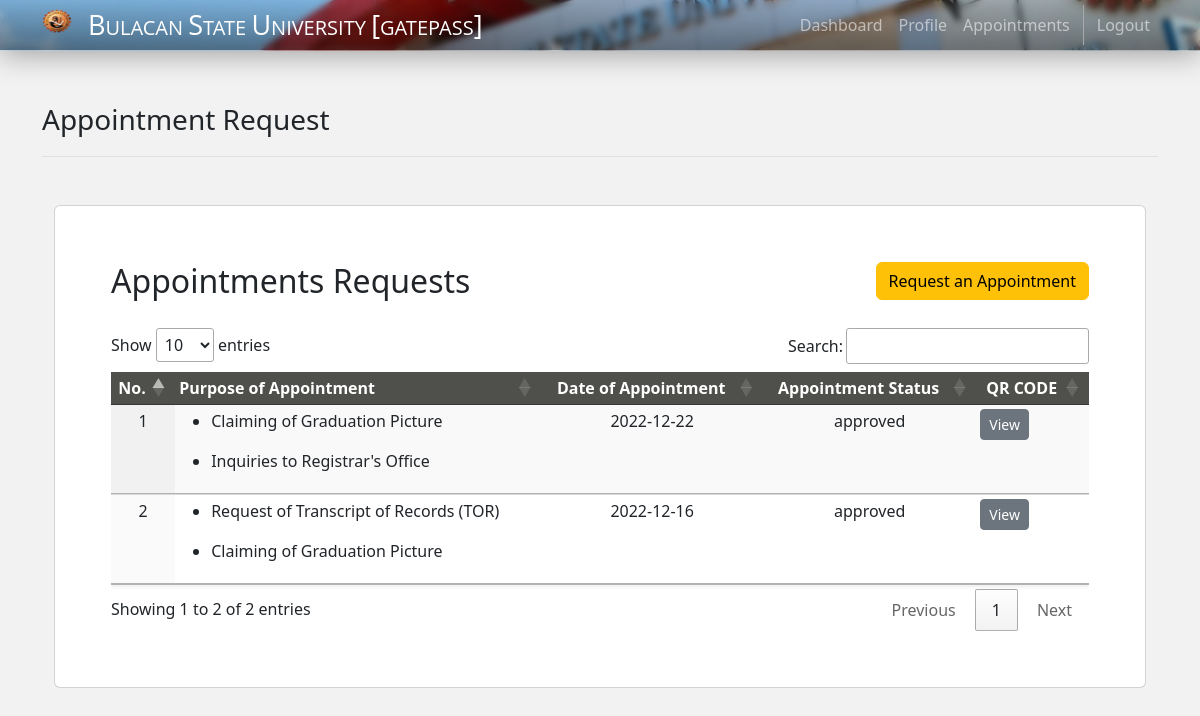
Screenshot of /appointment.php (signed in) with the database file from the repository.
### tables this page shows
CREATE TABLE `appointment` (
  `id` int(100) NOT NULL,
  `req_id` int(100) NOT NULL,
  `acc_no` int(30) DEFAULT NULL,
  `name` varchar(100) DEFAULT NULL,
  `type` varchar(30) DEFAULT NULL,
  `college` varchar(100) DEFAULT NULL,
  `reason` text DEFAULT NULL,
  `status` varchar(30) DEFAULT NULL,
  `date` date DEFAULT NULL,
  `qr_status` varchar(30) DEFAULT NULL,
  `qr` mediumblob DEFAULT NULL
);

### appointment.php (the view, shortened to what this page needs)
<!doctype html>
<html>
<head>
	<link rel="stylesheet" href="https://pro.fontawesome.com/releases/v5.10.0/css/all.css">
	<link href="https://cdn.jsdelivr.net/npm/bootstrap@5.2.2/dist/css/bootstrap.min.css" rel="stylesheet">
	<link rel="stylesheet" href="https://cdn.datatables.net/1.12.1/css/jquery.dataTables.min.css">
    <link rel="stylesheet" href="css/navbar.css">
	<link rel="stylesheet" href="css/appointment.css">
</head>
<body>
	<?php require_once 'includes/navbar.php'; ?>
	<div class="container" style="height: auto;">
        <header class="pb-3 mb-4 border-bottom mt-5">
            <div class="d-flex align-items-center text-dark text-decoration-none">
                <span class="fs-3">Appointment Request</span>
            </div>
        </header>
        <div class="container d-flex justify-content-center align-items-center flex-column pt-4" style="height:auto;">
            <div class="d-flex flex-column justify-content-center align-items-center" style="height: 100%; width:100%;">
                <div class="card" style="width:100%; padding:40px;margin-bottom:40px;">
                    <div class="card-body">
                        <div class="table-responsive">
                            <div class="d-flex justify-content-between">
                                <h2 style="padding-bottom:20px;">Appointments Requests</h2>
                                <div>
                                    <button class="btn btn-warning" data-bs-toggle="modal" data-bs-target="#requestModal">Request an Appointment</button>
                                </div>
                            </div>
                            <table class="table pt-2 shadow-sm table-striped table-hover display compact" id="appointmentTable">
                                <thead>
                                    <tr style="background-color: #4F4F4B; color:white;">
                                        <th class='text-center'>No.</th>
                                        <th>Purpose of Appointment</th>
                                        <th class='text-center'>Date of Appointment</th>
                                        <th class='text-center'>Appointment Status</th>
                                        <th class='text-center'>QR CODE</th>
                                    </tr>
                                </thead>
                                <tbody>
                                    <?php
                                    require_once "function/connect.php";
                                    $accno = $_SESSION["accno"];
                                    $select = "SELECT * FROM appointment WHERE acc_no ='$accno'";
                                    $result = mysqli_query($connect, $select);
                                    $count = 0;
                                    while ($row = mysqli_fetch_assoc($result)) {
                                        $reason = $row['reason'];
                                        $exploded = explode(',', $reason);
                                        echo ("
                                            <tr>
                                                <td class='text-center text-bold'>" . ($count + 1) . "</td>");
                                        echo '<td>';
                                        foreach ($exploded as $reason) {
                                            echo "<ul><li>" . $reason . "</li></ul>";
                                        }
                                        echo '</td>';
                                        echo ("
                                                <td class='text-center'>" . $row["date"] . "</td>
                                                <td class='text-center'> " . $row["status"] . "</td>
                                        ");
                                        if ($row['qr'] != NULL || "") {
                                            echo ("<td><a class='btn btn-sm btn-secondary' target='_blank' href='viewqr.php?id=" . $row["acc_no"] . "&reqid=" . $row["req_id"] . "'>View</a></td>");
                                        } else {
                                            echo ("<td>N/A</td>");
                                        }
                                        echo "</tr>";
                                        $count += 1;
                                    }
                                    ?>
                                </tbody>
                            </table>
                        </div>
                    </div>
                </div>
            </div>
        </div>
    </div>
</body>
</html>

### css/appointment.css (style rules this page uses)
* { margin: 0%; padding: 0%; box-sizing: border-box; }
body { background-color: #f2f2f2; background-size:cover; background-repeat: no-repeat; background-attachment: fixed; background-position: center; position: relative; }

### rows the page displays
appointment: reason "Claiming of Graduation Picture", reason "Inquiries to Registrar's Office", date "2022-12-22", status "approved"
appointment: reason "Request of Transcript of Records (TOR)", reason "Claiming of Graduation Picture", date "2022-12-16", status "approved"
